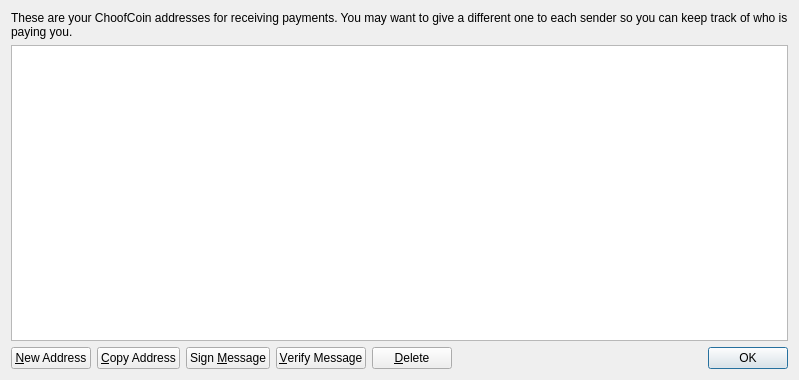
<?xml version="1.0" encoding="UTF-8"?>
<ui version="4.0">
 <class>AddressBookPage</class>
 <widget class="QWidget" name="AddressBookPage">
  <property name="geometry">
   <rect>
    <x>0</x>
    <y>0</y>
    <width>799</width>
    <height>380</height>
   </rect>
  </property>
  <property name="windowTitle">
   <string>Address Book</string>
  </property>
  <layout class="QVBoxLayout" name="verticalLayout">
   <item>
    <widget class="QLabel" name="labelExplanation">
     <property name="text">
      <string>These are your ChoofCoin addresses for receiving payments. You may want to give a different one to each sender so you can keep track of who is paying you.</string>
     </property>
     <property name="textFormat">
      <enum>Qt::PlainText</enum>
     </property>
     <property name="wordWrap">
      <bool>true</bool>
     </property>
    </widget>
   </item>
   <item>
    <widget class="QTableView" name="tableView">
     <property name="contextMenuPolicy">
      <enum>Qt::CustomContextMenu</enum>
     </property>
     <property name="toolTip">
      <string>Double-click to edit address or label</string>
     </property>
     <property name="tabKeyNavigation">
      <bool>false</bool>
     </property>
     <property name="alternatingRowColors">
      <bool>true</bool>
     </property>
     <property name="selectionMode">
      <enum>QAbstractItemView::SingleSelection</enum>
     </property>
     <property name="selectionBehavior">
      <enum>QAbstractItemView::SelectRows</enum>
     </property>
     <property name="sortingEnabled">
      <bool>true</bool>
     </property>
     <attribute name="verticalHeaderVisible">
      <bool>false</bool>
     </attribute>
    </widget>
   </item>
   <item>
    <layout class="QHBoxLayout" name="horizontalLayout">
     <item>
      <widget class="QPushButton" name="newAddressButton">
       <property name="toolTip">
        <string>Create a new address</string>
       </property>
       <property name="text">
        <string>&amp;New Address</string>
       </property>
       <property name="icon">
        <iconset resource="../bitcoin.qrc">
         <normaloff>:/icons/add</normaloff>:/icons/add</iconset>
       </property>
      </widget>
     </item>
     <item>
      <widget class="QPushButton" name="copyToClipboard">
       <property name="toolTip">
        <string>Copy the currently selected address to the system clipboard</string>
       </property>
       <property name="text">
        <string>&amp;Copy Address</string>
       </property>
       <property name="icon">
        <iconset resource="../bitcoin.qrc">
         <normaloff>:/icons/editcopy</normaloff>:/icons/editcopy</iconset>
       </property>
      </widget>
     </item>
     <item>
      <widget class="QPushButton" name="signMessage">
       <property name="toolTip">
        <string>Sign a message to prove you own a ChoofCoin address</string>
       </property>
       <property name="text">
        <string>Sign &amp;Message</string>
       </property>
       <property name="icon">
        <iconset resource="../bitcoin.qrc">
         <normaloff>:/icons/edit</normaloff>:/icons/edit</iconset>
       </property>
      </widget>
     </item>
     <item>
      <widget class="QPushButton" name="verifyMessage">
       <property name="toolTip">
        <string>Verify a message to ensure it was signed with a specified ChoofCoin address</string>
       </property>
       <property name="text">
        <string>&amp;Verify Message</string>
       </property>
       <property name="icon">
        <iconset resource="../bitcoin.qrc">
         <normaloff>:/icons/transaction_0</normaloff>:/icons/transaction_0</iconset>
       </property>
      </widget>
     </item>
     <item>
      <widget class="QPushButton" name="deleteButton">
       <property name="toolTip">
        <string>Delete the currently selected address from the list</string>
       </property>
       <property name="text">
        <string>&amp;Delete</string>
       </property>
       <property name="icon">
        <iconset resource="../bitcoin.qrc">
         <normaloff>:/icons/remove</normaloff>:/icons/remove</iconset>
       </property>
      </widget>
     </item>
     <item>
      <spacer name="horizontalSpacer">
       <property name="orientation">
        <enum>Qt::Horizontal</enum>
       </property>
       <property name="sizeHint" stdset="0">
        <size>
         <width>40</width>
         <height>20</height>
        </size>
       </property>
      </spacer>
     </item>
     <item>
      <widget class="QDialogButtonBox" name="buttonBox">
       <property name="sizePolicy">
        <sizepolicy hsizetype="Maximum" vsizetype="Fixed">
         <horstretch>0</horstretch>
         <verstretch>0</verstretch>
        </sizepolicy>
       </property>
       <property name="standardButtons">
        <set>QDialogButtonBox::Ok</set>
       </property>
      </widget>
     </item>
    </layout>
   </item>
  </layout>
 </widget>
 <resources>
  <include location="../bitcoin.qrc"/>
 </resources>
 <connections/>
</ui>
